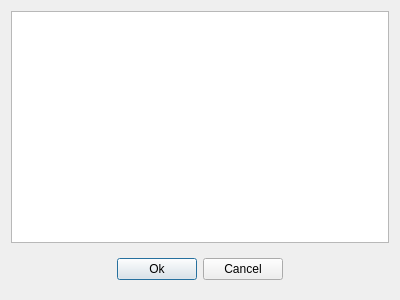
<?xml version="1.0" encoding="UTF-8"?>
<ui version="4.0">
 <class>SimpleSheetDialog</class>
 <widget class="QDialog" name="SimpleSheetDialog">
  <property name="geometry">
   <rect>
    <x>0</x>
    <y>0</y>
    <width>400</width>
    <height>300</height>
   </rect>
  </property>
  <property name="windowTitle">
   <string>Dialog</string>
  </property>
  <layout class="QVBoxLayout" name="verticalLayout">
   <item>
    <widget class="SimpleExcelSheet" name="sheet"/>
   </item>
   <item>
    <widget class="QWidget" name="widget" native="true">
     <layout class="QHBoxLayout" name="horizontalLayout">
      <item>
       <spacer name="horizontalSpacer">
        <property name="orientation">
         <enum>Qt::Horizontal</enum>
        </property>
        <property name="sizeHint" stdset="0">
         <size>
          <width>95</width>
          <height>20</height>
         </size>
        </property>
       </spacer>
      </item>
      <item>
       <widget class="QPushButton" name="ok">
        <property name="text">
         <string>Ok</string>
        </property>
       </widget>
      </item>
      <item>
       <widget class="QPushButton" name="cancel">
        <property name="text">
         <string>Cancel</string>
        </property>
       </widget>
      </item>
      <item>
       <spacer name="horizontalSpacer_2">
        <property name="orientation">
         <enum>Qt::Horizontal</enum>
        </property>
        <property name="sizeHint" stdset="0">
         <size>
          <width>40</width>
          <height>20</height>
         </size>
        </property>
       </spacer>
      </item>
     </layout>
    </widget>
   </item>
  </layout>
 </widget>
 <customwidgets>
  <customwidget>
   <class>SimpleExcelSheet</class>
   <extends>QTableWidget</extends>
   <header>widgets.simple_excel_sheet</header>
  </customwidget>
 </customwidgets>
 <resources/>
 <connections/>
</ui>
